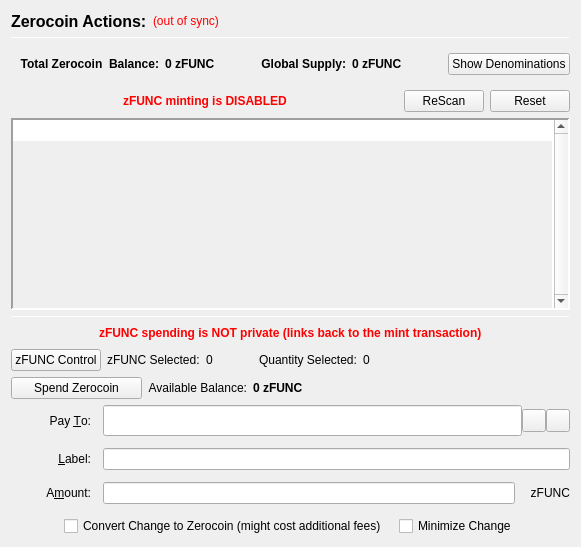
                  <widget class="QFrame" name="verticalFrameLeft">
                   <layout class="QVBoxLayout" name="verticalLayout_2">
                    <item>
                     <layout class="QVBoxLayout" name="verticalLayout_3">
                      <item>
                       <layout class="QHBoxLayout" name="horizontalLayout_3">
                        <item>
                         <widget class="QLabel" name="labelzFUNCActions">
                          <property name="font">
                           <font>
                            <pointsize>12</pointsize>
                            <weight>75</weight>
                            <bold>true</bold>
                           </font>
                          </property>
                          <property name="text">
                           <string>Zerocoin Actions:</string>
                          </property>
                          <property name="alignment">
                           <set>Qt::AlignLeading|Qt::AlignLeft|Qt::AlignVCenter</set>
                          </property>
                         </widget>
                        </item>
                        <item>
                         <widget class="QLabel" name="labelzFUNCSyncStatus">
                          <property name="toolTip">
                           <string>The displayed information may be out of date. Your wallet automatically synchronizes with the FUNC network after a connection is established, but this process has not completed yet.</string>
                          </property>
                          <property name="styleSheet">
                           <string notr="true">QLabel { color: red; }</string>
                          </property>
                          <property name="text">
                           <string notr="true">(out of sync)</string>
                          </property>
                          <property name="alignment">
                           <set>Qt::AlignLeading|Qt::AlignLeft|Qt::AlignVCenter</set>
                          </property>
                         </widget>
                        </item>
                        <item>
                         <spacer name="horizontalSpacer">
                          <property name="orientation">
                           <enum>Qt::Horizontal</enum>
                          </property>
                          <property name="sizeHint" stdset="0">
                           <size>
                            <width>40</width>
                            <height>20</height>
                           </size>
                          </property>
                         </spacer>
                        </item>
                       </layout>
                      </item>
                      <item>
                       <widget class="Line" name="lineUpperLeft">
                        <property name="minimumSize">
                         <size>
                          <width>0</width>
                          <height>1</height>
                         </size>
                        </property>
                        <property name="maximumSize">
                         <size>
                          <width>16777215</width>
                          <height>1</height>
                         </size>
                        </property>
                        <property name="frameShadow">
                         <enum>QFrame::Sunken</enum>
                        </property>
                        <property name="orientation">
                         <enum>Qt::Horizontal</enum>
                        </property>
                       </widget>
                      </item>
                      <item>
                       <widget class="QFrame" name="balanceSupplyFrame">
                        <layout class="QHBoxLayout" name="horizontalLayout_2" stretch="0,0,0,1,0">
                         <property name="rightMargin">
                          <number>0</number>
                         </property>
                         <item>
                          <layout class="QHBoxLayout" name="horizontalLayout_34">
                           <item>
                            <widget class="QLabel" name="labelzAvailableText_3">
                             <property name="font">
                              <font>
                               <weight>75</weight>
                               <bold>true</bold>
                              </font>
                             </property>
                             <property name="toolTip">
                              <string>Total Balance including unconfirmed and immature zFUNC</string>
                             </property>
                             <property name="text">
                              <string>Total Zerocoin  Balance:</string>
                             </property>
                             <property name="alignment">
                              <set>Qt::AlignRight|Qt::AlignTrailing|Qt::AlignVCenter</set>
                             </property>
                            </widget>
                           </item>
                           <item>
                            <widget class="QLabel" name="labelzAvailableAmount_4">
                             <property name="minimumSize">
                              <size>
                               <width>40</width>
                               <height>0</height>
                              </size>
                             </property>
                             <property name="font">
                              <font>
                               <weight>75</weight>
                               <bold>true</bold>
                              </font>
                             </property>
                             <property name="toolTip">
                              <string>Total Balance including unconfirmed and immature zFUNC</string>
                             </property>
                             <property name="text">
                              <string>0 zFUNC</string>
                             </property>
                             <property name="alignment">
                              <set>Qt::AlignLeading|Qt::AlignLeft|Qt::AlignVCenter</set>
                             </property>
                            </widget>
                           </item>
                          </layout>
                         </item>
                         <item>
                          <spacer name="horizontalSpacer_32">
                           <property name="orientation">
                            <enum>Qt::Horizontal</enum>
                           </property>
                           <property name="sizeHint" stdset="0">
                            <size>
                             <width>40</width>
                             <height>20</height>
                            </size>
                           </property>
                          </spacer>
                         </item>
                         <item>
                          <layout class="QHBoxLayout" name="horizontalLayout_35">
                           <item>
                            <widget class="QLabel" name="labelZsupplyText_2">
                             <property name="font">
                              <font>
                               <weight>75</weight>
                               <bold>true</bold>
                              </font>
                             </property>
                             <property name="text">
                              <string>Global Supply:</string>
                             </property>
                             <property name="alignment">
                              <set>Qt::AlignRight|Qt::AlignTrailing|Qt::AlignVCenter</set>
                             </property>
                            </widget>
                           </item>
                           <item>
                            <widget class="QLabel" name="labelZsupplyAmount_2">
                             <property name="font">
                              <font>
                               <weight>75</weight>
                               <bold>true</bold>
                              </font>
                             </property>
                             <property name="text">
                              <string>0 zFUNC</string>
                             </property>
                            </widget>
                           </item>
                          </layout>
                         </item>
                         <item>
                          <spacer name="horizontalSpacer_31">
                           <property name="orientation">
                            <enum>Qt::Horizontal</enum>
                           </property>
                           <property name="sizeHint" stdset="0">
                            <size>
                             <width>40</width>
                             <height>20</height>
                            </size>
                           </property>
                          </spacer>
                         </item>
                         <item>
                          <widget class="QPushButton" name="pushButtonShowDenoms">
                           <property name="toolTip">
                            <string>Show zFUNC denominations list</string>
                           </property>
                           <property name="text">
                            <string>Show Denominations</string>
                           </property>
                          </widget>
                         </item>
                        </layout>
                       </widget>
                      </item>
                      <item>
                       <layout class="QHBoxLayout" name="horizontalLayout_4">
                        <item>
                         <spacer name="horizontalSpacer_2">
                          <property name="orientation">
                           <enum>Qt::Horizontal</enum>
                          </property>
                          <property name="sizeHint" stdset="0">
                           <size>
                            <width>40</width>
                            <height>20</height>
                           </size>
                          </property>
                         </spacer>
                        </item>
                        <item>
                         <widget class="QLabel" name="label">
                          <property name="styleSheet">
                           <string notr="true">color: red;
font-weight: bold;</string>
                          </property>
                          <property name="text">
                           <string>zFUNC minting is DISABLED</string>
                          </property>
                         </widget>
                        </item>
                        <item>
                         <spacer name="horizontalSpacer_3">
                          <property name="orientation">
                           <enum>Qt::Horizontal</enum>
                          </property>
                          <property name="sizeHint" stdset="0">
                           <size>
                            <width>40</width>
                            <height>20</height>
                           </size>
                          </property>
                         </spacer>
                        </item>
                        <item>
                         <widget class="QPushButton" name="pushButtonMintReset">
                          <property name="maximumSize">
                           <size>
                            <width>80</width>
                            <height>16777215</height>
                           </size>
                          </property>
                          <property name="toolTip">
                           <string>Rescan the complete blockchain for  Zerocoin mints and their meta-data.</string>
                          </property>
                          <property name="text">
                           <string>ReScan</string>
                          </property>
                         </widget>
                        </item>
                        <item>
                         <widget class="QPushButton" name="pushButtonSpentReset">
                          <property name="maximumSize">
                           <size>
                            <width>80</width>
                            <height>16777215</height>
                           </size>
                          </property>
                          <property name="toolTip">
                           <string>Reset Zerocoin Wallet DB. Deletes transactions that did not make it into the blockchain.</string>
                          </property>
                          <property name="text">
                           <string>Reset</string>
                          </property>
                         </widget>
                        </item>
                       </layout>
                      </item>
                      <item>
                       <widget class="QPlainTextEdit" name="TEMintStatus">
                        <property name="font">
                         <font>
                          <pointsize>8</pointsize>
                         </font>
                        </property>
                        <property name="toolTip">
                         <string>Status and/or Mesages from the last Mint Action.</string>
                        </property>
                        <property name="frameShape">
                         <enum>QFrame::Panel</enum>
                        </property>
                        <property name="frameShadow">
                         <enum>QFrame::Sunken</enum>
                        </property>
                        <property name="lineWidth">
                         <number>2</number>
                        </property>
                        <property name="midLineWidth">
                         <number>2</number>
                        </property>
                        <property name="verticalScrollBarPolicy">
                         <enum>Qt::ScrollBarAlwaysOn</enum>
                        </property>
                        <property name="horizontalScrollBarPolicy">
                         <enum>Qt::ScrollBarAlwaysOff</enum>
                        </property>
                        <property name="readOnly">
                         <bool>true</bool>
                        </property>
                        <property name="plainText">
                         <string notr="true"/>
                        </property>
                        <property name="backgroundVisible">
                         <bool>true</bool>
                        </property>
                       </widget>
                      </item>
                      <item>
                       <widget class="Line" name="line">
                        <property name="minimumSize">
                         <size>
                          <width>0</width>
                          <height>1</height>
                         </size>
                        </property>
                        <property name="maximumSize">
                         <size>
                          <width>16777215</width>
                          <height>1</height>
                         </size>
                        </property>
                        <property name="orientation">
                         <enum>Qt::Horizontal</enum>
                        </property>
                       </widget>
                      </item>
                      <item>
                       <layout class="QHBoxLayout" name="horizontalLayout_7">
                        <item>
                         <spacer name="horizontalSpacer_18">
                          <property name="orientation">
                           <enum>Qt::Horizontal</enum>
                          </property>
                          <property name="sizeHint" stdset="0">
                           <size>
                            <width>40</width>
                            <height>20</height>
                           </size>
                          </property>
                         </spacer>
                        </item>
                        <item>
                         <widget class="QLabel" name="label_2">
                          <property name="styleSheet">
                           <string notr="true">color: red;
font-weight: bold;</string>
                          </property>
                          <property name="text">
                           <string>zFUNC spending is NOT private (links back to the mint transaction)</string>
                          </property>
                         </widget>
                        </item>
                        <item>
                         <spacer name="horizontalSpacer_30">
                          <property name="orientation">
                           <enum>Qt::Horizontal</enum>
                          </property>
                          <property name="sizeHint" stdset="0">
                           <size>
                            <width>40</width>
                            <height>20</height>
                           </size>
                          </property>
                         </spacer>
                        </item>
                       </layout>
                      </item>
                      <item>
                       <layout class="QHBoxLayout" name="horizontalLayout_24">
                        <property name="leftMargin">
                         <number>0</number>
                        </property>
                        <property name="bottomMargin">
                         <number>0</number>
                        </property>
                        <item>
                         <widget class="QPushButton" name="pushButtonZFuncControl">
                          <property name="text">
                           <string>zFUNC Control</string>
                          </property>
                         </widget>
                        </item>
                        <item>
                         <widget class="QLabel" name="labelzFuncSelected">
                          <property name="text">
                           <string>zFUNC Selected:</string>
                          </property>
                         </widget>
                        </item>
                        <item>
                         <widget class="QLabel" name="labelzFuncSelected_int">
                          <property name="text">
                           <string>0</string>
                          </property>
                         </widget>
                        </item>
                        <item>
                         <spacer name="horizontalSpacer_17">
                          <property name="orientation">
                           <enum>Qt::Horizontal</enum>
                          </property>
                          <property name="sizeType">
                           <enum>QSizePolicy::Fixed</enum>
                          </property>
                          <property name="sizeHint" stdset="0">
                           <size>
                            <width>40</width>
                            <height>20</height>
                           </size>
                          </property>
                         </spacer>
                        </item>
                        <item>
                         <widget class="QLabel" name="labelQuantitySelected">
                          <property name="text">
                           <string>Quantity Selected:</string>
                          </property>
                         </widget>
                        </item>
                        <item>
                         <widget class="QLabel" name="labelQuantitySelected_int">
                          <property name="text">
                           <string>0</string>
                          </property>
                         </widget>
                        </item>
                        <item>
                         <spacer name="horizontalSpacer_19">
                          <property name="orientation">
                           <enum>Qt::Horizontal</enum>
                          </property>
                          <property name="sizeHint" stdset="0">
                           <size>
                            <width>40</width>
                            <height>20</height>
                           </size>
                          </property>
                         </spacer>
                        </item>
                       </layout>
                      </item>
                      <item>
                       <layout class="QHBoxLayout" name="horizontalLayout_6">
                        <item>
                         <widget class="QPushButton" name="pushButtonSpendzFUNC">
                          <property name="minimumSize">
                           <size>
                            <width>131</width>
                            <height>0</height>
                           </size>
                          </property>
                          <property name="toolTip">
                           <string>Spend Zerocoin. Without 'Pay To:' address creates payments to yourself.</string>
                          </property>
                          <property name="text">
                           <string>Spend Zerocoin</string>
                          </property>
                         </widget>
                        </item>
                        <item>
                         <widget class="QLabel" name="labelzFUNCBalanceText">
                          <property name="toolTip">
                           <string>Available (mature and spendable) zFUNC for spending</string>
                          </property>
                          <property name="text">
                           <string>Available Balance:</string>
                          </property>
                          <property name="alignment">
                           <set>Qt::AlignRight|Qt::AlignTrailing|Qt::AlignVCenter</set>
                          </property>
                         </widget>
                        </item>
                        <item>
                         <widget class="QLabel" name="labelzAvailableAmount_2">
                          <property name="font">
                           <font>
                            <weight>75</weight>
                            <bold>true</bold>
                           </font>
                          </property>
                          <property name="toolTip">
                           <string>Available (mature and spendable) zFUNC for spending

zFUNC are mature when they have more than 20 confirmations AND more than 2 mints of the same denomination after them were minted</string>
                          </property>
                          <property name="text">
                           <string>0 zFUNC</string>
                          </property>
                          <property name="alignment">
                           <set>Qt::AlignLeading|Qt::AlignLeft|Qt::AlignVCenter</set>
                          </property>
                         </widget>
                        </item>
                        <item>
                         <spacer name="horizontalSpacer_4">
                          <property name="orientation">
                           <enum>Qt::Horizontal</enum>
                          </property>
                          <property name="sizeHint" stdset="0">
                           <size>
                            <width>40</width>
                            <height>20</height>
                           </size>
                          </property>
                         </spacer>
                        </item>
                       </layout>
                      </item>
                      <item>
                       <layout class="QGridLayout" name="gridLayout_7">
                        <property name="spacing">
                         <number>12</number>
                        </property>
                        <item row="0" column="0">
                         <widget class="QLabel" name="payToLabel">
                          <property name="minimumSize">
                           <size>
                            <width>80</width>
                            <height>0</height>
                           </size>
                          </property>
                          <property name="text">
                           <string>Pay &amp;To:</string>
                          </property>
                          <property name="alignment">
                           <set>Qt::AlignRight|Qt::AlignTrailing|Qt::AlignVCenter</set>
                          </property>
                          <property name="buddy">
                           <cstring>payTo</cstring>
                          </property>
                         </widget>
                        </item>
                        <item row="0" column="1">
                         <layout class="QHBoxLayout" name="payToLayout">
                          <property name="spacing">
                           <number>0</number>
                          </property>
                          <item>
                           <widget class="QValidatedLineEdit" name="payTo">
                            <property name="enabled">
                             <bool>true</bool>
                            </property>
                            <property name="minimumSize">
                             <size>
                              <width>0</width>
                              <height>31</height>
                             </size>
                            </property>
                            <property name="toolTip">
                             <string>The FUNC address to send the payment to. Creates local payment to yourself when empty.</string>
                            </property>
                           </widget>
                          </item>
                          <item>
                           <widget class="QToolButton" name="addressBookButton">
                            <property name="toolTip">
                             <string>Choose previously used address</string>
                            </property>
                            <property name="text">
                             <string/>
                            </property>
                            <property name="icon">
                             <iconset resource="../func.qrc">
                              <normaloff>:/icons/address-book</normaloff>:/icons/address-book</iconset>
                            </property>
                            <property name="shortcut">
                             <string>Alt+A</string>
                            </property>
                           </widget>
                          </item>
                          <item>
                           <widget class="QToolButton" name="pasteButton">
                            <property name="toolTip">
                             <string>Paste address from clipboard</string>
                            </property>
                            <property name="text">
                             <string/>
                            </property>
                            <property name="icon">
                             <iconset resource="../func.qrc">
                              <normaloff>:/icons/editpaste</normaloff>:/icons/editpaste</iconset>
                            </property>
                            <property name="shortcut">
                             <string>Alt+P</string>
                            </property>
                           </widget>
                          </item>
                         </layout>
                        </item>
                        <item row="1" column="0">
                         <widget class="QLabel" name="labelLabel">
                          <property name="minimumSize">
                           <size>
                            <width>80</width>
                            <height>0</height>
                           </size>
                          </property>
                          <property name="text">
                           <string>&amp;Label:</string>
                          </property>
                          <property name="alignment">
                           <set>Qt::AlignRight|Qt::AlignTrailing|Qt::AlignVCenter</set>
                          </property>
                          <property name="buddy">
                           <cstring>addAsLabel</cstring>
                          </property>
                         </widget>
                        </item>
                        <item row="1" column="1">
                         <widget class="QLineEdit" name="addAsLabel">
                          <property name="toolTip">
                           <string>Enter a label for this address to add it to the list of used addresses</string>
                          </property>
                         </widget>
                        </item>
                        <item row="2" column="0">
                         <widget class="QLabel" name="amountLabel">
                          <property name="minimumSize">
                           <size>
                            <width>80</width>
                            <height>0</height>
                           </size>
                          </property>
                          <property name="text">
                           <string>A&amp;mount:</string>
                          </property>
                          <property name="alignment">
                           <set>Qt::AlignRight|Qt::AlignTrailing|Qt::AlignVCenter</set>
                          </property>
                          <property name="buddy">
                           <cstring>zFUNCpayAmount</cstring>
                          </property>
                         </widget>
                        </item>
                        <item row="2" column="1">
                         <layout class="QHBoxLayout" name="horizontalLayout_9">
                          <property name="spacing">
                           <number>0</number>
                          </property>
                          <item>
                           <widget class="QLineEdit" name="zFUNCpayAmount"/>
                          </item>
                          <item>
                           <widget class="QLabel" name="labelzFUNC">
                            <property name="minimumSize">
                             <size>
                              <width>55</width>
                              <height>0</height>
                             </size>
                            </property>
                            <property name="text">
                             <string>zFUNC</string>
                            </property>
                            <property name="alignment">
                             <set>Qt::AlignRight|Qt::AlignTrailing|Qt::AlignVCenter</set>
                            </property>
                           </widget>
                          </item>
                         </layout>
                        </item>
                        <item row="3" column="0" colspan="2">
                         <layout class="QHBoxLayout" name="horizontalLayout_10">
                          <item>
                           <spacer name="horizontalSpacer_5">
                            <property name="orientation">
                             <enum>Qt::Horizontal</enum>
                            </property>
                            <property name="sizeHint" stdset="0">
                             <size>
                              <width>40</width>
                              <height>20</height>
                             </size>
                            </property>
                           </spacer>
                          </item>
                          <item>
                           <widget class="QCheckBox" name="checkBoxMintChange">
                            <property name="sizePolicy">
                             <sizepolicy hsizetype="MinimumExpanding" vsizetype="Fixed">
                              <horstretch>0</horstretch>
                              <verstretch>0</verstretch>
                             </sizepolicy>
                            </property>
                            <property name="layoutDirection">
                             <enum>Qt::LeftToRight</enum>
                            </property>
                            <property name="text">
                             <string>Convert Change to Zerocoin (might cost additional fees)</string>
                            </property>
                           </widget>
                          </item>
                          <item>
                           <widget class="QCheckBox" name="checkBoxMinimizeChange">
                            <property name="toolTip">
                             <string>If checked, the wallet tries to minimize the returning change instead of minimizing the number of spent denominations.</string>
                            </property>
                            <property name="text">
                             <string>Minimize Change</string>
                            </property>
                           </widget>
                          </item>
                          <item>
                           <spacer name="horizontalSpacer_6">
                            <property name="orientation">
                             <enum>Qt::Horizontal</enum>
                            </property>
                            <property name="sizeHint" stdset="0">
                             <size>
                              <width>40</width>
                              <height>20</height>
                             </size>
                            </property>
                           </spacer>
                          </item>
                         </layout>
                        </item>
                       </layout>
                      </item>
                     </layout>
                    </item>
                   </layout>
                  </widget>
